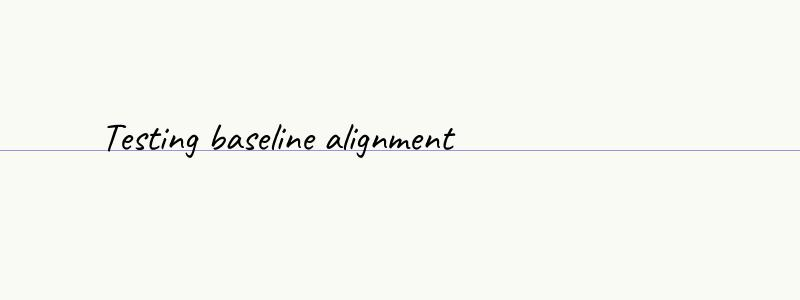

This chart was generated by the following Python code:
from PIL import Image, ImageDraw, ImageFont

img = Image.new('RGB', (800, 300), color=(250, 250, 245))
draw = ImageDraw.Draw(img)

# Line at y=150
draw.line([(0, 150), (800, 150)], fill=(150, 150, 220), width=1)

try:
    font = ImageFont.truetype('handwriting_font.ttf', 40)
except:
    font = ImageFont.load_default()

# Draw text with anchor='ls'
draw.text((100, 150), "Testing baseline alignment", font=font, fill=(0,0,0), anchor="ls")

img.save('test_anchor.jpg')
